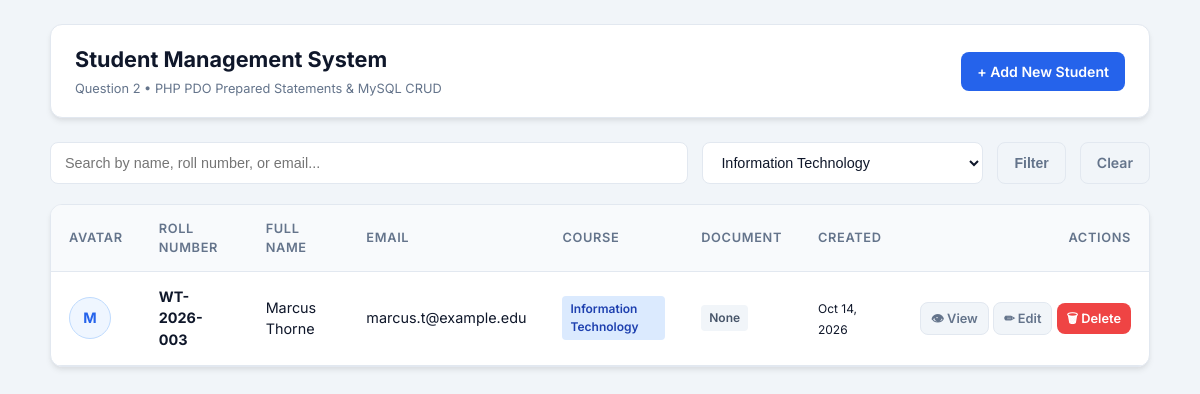
Page /index.php?course=Information Technology on the committed database.
### tables this page shows
CREATE TABLE `students` (
    `id` INT AUTO_INCREMENT PRIMARY KEY,
    `roll_number` VARCHAR(30) NOT NULL UNIQUE,
    `full_name` VARCHAR(100) NOT NULL,
    `email` VARCHAR(100) NOT NULL UNIQUE,
    `course` VARCHAR(100) NOT NULL,
    `profile_image` VARCHAR(255) DEFAULT NULL,
    `profile_image_type` VARCHAR(100) DEFAULT NULL,
    `profile_image_size` INT DEFAULT 0,
    `document` VARCHAR(255) DEFAULT NULL,
    `document_type` VARCHAR(100) DEFAULT NULL,
    `document_size` INT DEFAULT 0,
    `created_at` TIMESTAMP DEFAULT CURRENT_TIMESTAMP,
    `updated_at` TIMESTAMP DEFAULT CURRENT_TIMESTAMP ON UPDATE CURRENT_TIMESTAMP,
    INDEX `idx_roll_number` (`roll_number`),
    INDEX `idx_email` (`email`)
);

### index.php (the view, shortened to what this page needs)
<?php
require_once __DIR__ . '/db.php';
$search = trim($_GET['search'] ?? '');
$courseFilter = trim($_GET['course'] ?? '');
$sql = "SELECT * FROM students WHERE 1=1";
$params = [];
if ($courseFilter !== '') {
    $sql .= " AND course = :course";
    $params[':course'] = $courseFilter;
}
$sql .= " ORDER BY id DESC";
try {
    $stmt = $pdo->prepare($sql);
    $stmt->execute($params);
    $students = $stmt->fetchAll();
    $coursesStmt = $pdo->query("SELECT DISTINCT course FROM students ORDER BY course ASC");
    $allCourses = $coursesStmt->fetchAll(PDO::FETCH_COLUMN);
} catch (PDOException $e) {
    die("Database query error: " . htmlspecialchars($e->getMessage()));
}
?>
<!DOCTYPE html>
<html lang="en">
<head>
  <link rel="stylesheet" href="style.css">
</head>
<body>
  <div class="container">
    <header class="navbar">
      <div class="nav-brand">
        <h2>Student Management System</h2>
        <span class="subtitle">Question 2 &bull; PHP PDO Prepared Statements & MySQL CRUD</span>
      </div>
      <div class="nav-actions">
        <a href="add_student.php" class="btn btn-primary">+ Add New Student</a>
      </div>
    </header>
    <form method="GET" action="index.php" class="filters-bar">
      <input
        type="text"
        name="search"
        class="search-input"
        placeholder="Search by name, roll number, or email..."
        value="<?= htmlspecialchars($search) ?>"
      >
      <select name="course" class="filter-select">
        <?php foreach ($allCourses as $c): ?>
          <option value="<?= htmlspecialchars($c) ?>" <?= ($courseFilter === $c) ? 'selected' : '' ?>>
            <?= htmlspecialchars($c) ?>
          </option>
        <?php endforeach; ?>
      </select>
      <button type="submit" class="btn btn-secondary">Filter</button>
      <?php if ($search !== '' || $courseFilter !== ''): ?>
        <a href="index.php" class="btn btn-secondary">Clear</a>
      <?php endif; ?>
    </form>
    <main class="table-card">
      <div class="table-responsive">
        <table>
          <thead>
            <tr>
              <th>Avatar</th>
              <th>Roll Number</th>
              <th>Full Name</th>
              <th>Email</th>
              <th>Course</th>
              <th>Document</th>
              <th>Created</th>
              <th style="text-align: right;">Actions</th>
            </tr>
          </thead>
          <tbody>
            <?php if (count($students) > 0): ?>
              <?php foreach ($students as $stu): ?>
                <tr>
                  <td>
                    <?php if (!empty($stu['profile_image']) && file_exists(__DIR__ . '/uploads/' . $stu['profile_image'])): ?>
                      <img
                        src="uploads/<?= htmlspecialchars($stu['profile_image']) ?>"
                        alt="Profile of <?= htmlspecialchars($stu['full_name']) ?>"
                        class="avatar-thumb"
                      >
                    <?php else: ?>
                      <div class="avatar-placeholder">
                        <?= strtoupper(substr($stu['full_name'] ?? 'S', 0, 1)) ?>
                      </div>
                    <?php endif; ?>
                  </td>
                  <td><strong><?= htmlspecialchars($stu['roll_number']) ?></strong></td>
                  <td><?= htmlspecialchars($stu['full_name']) ?></td>
                  <td><?= htmlspecialchars($stu['email']) ?></td>
                  <td><span class="badge badge-blue"><?= htmlspecialchars($stu['course']) ?></span></td>
                  <td>
                    <?php if (!empty($stu['document']) && file_exists(__DIR__ . '/uploads/' . $stu['document'])): ?>
                      <a
                        href="uploads/<?= htmlspecialchars($stu['document']) ?>"
                        target="_blank"
                        class="badge badge-green"
                        style="text-decoration: none;"
                        title="Download Document (<?= round(($stu['document_size'] ?? 0) / 1024, 1) ?> KB)"
                      >
                        📄 Download
                      </a>
                    <?php else: ?>
                      <span class="badge badge-gray">None</span>
                    <?php endif; ?>
                  </td>
                  <td><small class="subtitle"><?= date('M d, Y', strtotime($stu['created_at'])) ?></small></td>
                  <td style="text-align: right; white-space: nowrap;">
                    <a href="view_student.php?id=<?= $stu['id'] ?>" class="btn btn-secondary btn-sm" title="View Profile">👁 View</a>
                    <a href="edit_student.php?id=<?= $stu['id'] ?>" class="btn btn-secondary btn-sm" title="Edit Student">✏ Edit</a>
                    <a
                      href="delete_student.php?id=<?= $stu['id'] ?>"
                      class="btn btn-danger btn-sm"
                      title="Delete Student"
                      onclick="return confirm('Are you sure you want to permanently delete student <?= htmlspecialchars(addslashes($stu['full_name'])) ?>?');"
                    >
                      🗑 Delete
                    </a>
                  </td>
                </tr>
              <?php endforeach; ?>
            <?php endif; ?>
          </tbody>
        </table>
      </div>
    </main>
  </div>
</body>
</html>

### style.css (style rules this page uses)
:root { --primary: #2563eb; --primary-hover: #1d4ed8; --primary-light: #eff6ff; --secondary: #64748b; --success: #10b981; --warning: #f59e0b; --danger: #ef4444; --danger-hover: #dc2626; --bg-color: #f1f5f9; --card-bg: #ffffff; --text-dark: #0f172a; --text-muted: #64748b; --border-color: #e2e8f0; --radius: 8px; --radius-lg: 12px; --shadow: 0 4px 6px -1px rgba(0, 0, 0, 0.08), 0 2px 4px -1px rgba(0, 0, 0, 0.04); }
*, *::before, *::after { box-sizing: border-box; margin: 0; padding: 0; }
body { font-family: 'Inter', system-ui, -apple-system, BlinkMacSystemFont, "Segoe UI", Roboto, sans-serif; background-color: var(--bg-color); color: var(--text-dark); line-height: 1.5; padding: 24px 16px; min-height: 100vh; }
.container { max-width: 1100px; margin: 0 auto; }
.navbar { display: flex; justify-content: space-between; align-items: center; background: var(--card-bg); padding: 18px 24px; border-radius: var(--radius-lg); box-shadow: var(--shadow); margin-bottom: 24px; border: 1px solid var(--border-color); }
.nav-brand h2 { font-size: 1.35rem; font-weight: 700; color: var(--text-dark); }
.nav-brand .subtitle { font-size: 0.8rem; color: var(--text-muted); }
.nav-actions { display: flex; gap: 12px; }
.btn { display: inline-flex; align-items: center; gap: 6px; padding: 9px 16px; font-size: 0.88rem; font-weight: 600; border-radius: var(--radius); text-decoration: none; border: none; cursor: pointer; transition: all 0.2s ease; }
.btn-primary { background: var(--primary); color: #ffffff; }
.btn-secondary { background: #f1f5f9; color: var(--text-muted); border: 1px solid var(--border-color); }
.btn-danger { background: var(--danger); color: #ffffff; }
.btn-sm { padding: 6px 10px; font-size: 0.8rem; }
.filters-bar { display: flex; gap: 14px; margin-bottom: 20px; flex-wrap: wrap; }
.search-input { flex: 1; min-width: 250px; padding: 10px 14px; border: 1px solid var(--border-color); border-radius: var(--radius); font-size: 0.9rem; background: #ffffff; }
.filter-select { padding: 10px 14px; border: 1px solid var(--border-color); border-radius: var(--radius); font-size: 0.9rem; background: #ffffff; color: var(--text-dark); }
.table-card { background: var(--card-bg); border-radius: var(--radius-lg); box-shadow: var(--shadow); border: 1px solid var(--border-color); overflow: hidden; }
.table-responsive { width: 100%; overflow-x: auto; }
table { width: 100%; border-collapse: collapse; text-align: left; font-size: 0.9rem; }
thead { background-color: #f8fafc; border-bottom: 1px solid var(--border-color); }
th { padding: 14px 18px; font-weight: 600; color: var(--text-muted); font-size: 0.8rem; text-transform: uppercase; letter-spacing: 0.05em; }
td { padding: 14px 18px; border-bottom: 1px solid var(--border-color); vertical-align: middle; }
.avatar-placeholder { width: 42px; height: 42px; border-radius: 50%; background: var(--primary-light); color: var(--primary); display: flex; align-items: center; justify-content: center; font-weight: 700; font-size: 0.9rem; border: 1px solid #bfdbfe; }
.badge { display: inline-block; padding: 4px 8px; border-radius: 4px; font-size: 0.75rem; font-weight: 600; }
.badge-blue { background: #dbeafe; color: #1e40af; }
.badge-gray { background: #f1f5f9; color: #475569; }

### rows in the picture
students: full_name "M", roll_number "WT-2026-003", full_name "Marcus Thorne", email "marcus.t@example.edu", course "Information Technology", shows "None", created_at "Oct 14, 2026"

### other values in the picture
form field course "Information Technology"
